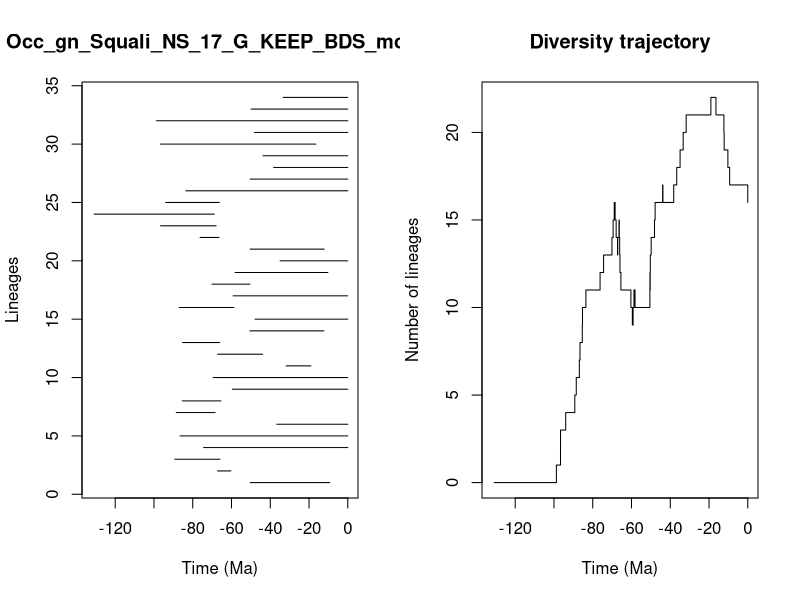

Write the R code that produced this figure.


pdf(file='../Results/Genus_NS/5_MA_bins_EP/pyrate_mcmc_logs/Occ_gn_Squali_NS_17_G_KEEP_BDS_mcmc_LTT.pdf',width=0.6*20, height=0.6*10)
title = "Occ_gn_Squali_NS_17_G_KEEP_BDS_mcmc"
ts=c(50.28818155082977, 67.20261853376581,89.25361671975837,74.40686484794217,86.57470643908667,36.65233215488266,88.50175025169746,85.3873926194163,59.56291331969624,69.48062249171974,31.78589474066195,67.09773575201204,85.2834987832691,50.50576808096442,47.809971350452116,86.90742881337034,59.17614689941293,70.0808504648441,58.16705522930946,34.92465895118462,50.3563633579837,76.21537957494523,96.61502996754936,130.86114137653885,93.95809180179957,83.52384190871561,50.35568988615957,38.22025416073547,43.78063326631071,96.62974156791581,48.13128611604186,98.75041346513916,49.84534401643029,33.337692066636244)
te=c(9.350324293692928, 60.3034713169032,65.95055122430567,0.0,0.0,0.0,68.4543795300926,65.46125827503754,0.0,0.0,19.047888638408203,43.94031364533901,66.10464728554172,12.318576802698118,0.0,58.736220021606734,0.0,50.48657296309999,10.26826947765107,0.0,12.185866566994205,66.44770551229587,67.92027595953103,68.89047912105754,66.29916937756957,0.0,0.0,0.0,0.0,16.420064639144993,0.0,0.0,0.0,0.0)
div_traj=c(0, 1,2,3,4,5,6,7,8,9,10,11,12,13,14,15,16,15,14,13,14,15,14,13,12,11,10,9,10,11,10,11,12,11,12,13,14,15,16,17,16,17,18,19,20,21,22,21,20,19,18,17,16)
time_events=c(130.86114137653885, 98.75041346513916,96.62974156791581,96.61502996754936,93.95809180179957,89.25361671975837,88.50175025169746,86.90742881337034,86.57470643908667,85.3873926194163,85.2834987832691,83.52384190871561,76.21537957494523,74.40686484794217,70.0808504648441,69.48062249171974,68.89047912105754,68.4543795300926,67.92027595953103,67.20261853376581,67.09773575201204,66.44770551229587,66.29916937756957,66.10464728554172,65.95055122430567,65.46125827503754,60.3034713169032,59.56291331969624,59.17614689941293,58.736220021606734,58.16705522930946,50.50576808096442,50.48657296309999,50.3563633579837,50.35568988615957,50.28818155082977,49.84534401643029,48.13128611604186,47.809971350452116,43.94031364533901,43.78063326631071,38.22025416073547,36.65233215488266,34.92465895118462,33.337692066636244,31.78589474066195,19.047888638408203,16.420064639144993,12.318576802698118,12.185866566994205,10.26826947765107,9.350324293692928,0.0)
                par(mfrow=c(1,2))
                L = length(ts)
                plot(ts, 1:L , xlim=c(-max(ts)-1,0), pch=20, type="n", main=title,xlab="Time (Ma)",ylab="Lineages")
                for (i in 1:L){segments(x0=-te[i],y0=i,x1=-ts[i],y1=i)}    
                t = -time_events
                plot(div_traj ~ t,type="s", main = "Diversity trajectory",xlab="Time (Ma)",ylab="Number of lineages",xlim=c(-max(ts)-1,0))
                abline(v=c(65,200,251,367,445),lty=2,col="gray")
                
